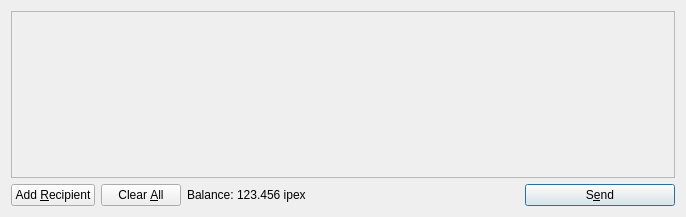
<?xml version="1.0" encoding="UTF-8"?>
<ui version="4.0">
 <class>SendCoinsDialog</class>
 <widget class="QDialog" name="SendCoinsDialog">
  <property name="geometry">
   <rect>
    <x>0</x>
    <y>0</y>
    <width>686</width>
    <height>217</height>
   </rect>
  </property>
  <property name="windowTitle">
   <string>Send Coins</string>
  </property>
  <layout class="QVBoxLayout" name="verticalLayout">
   <item>
    <widget class="QScrollArea" name="scrollArea">
     <property name="widgetResizable">
      <bool>true</bool>
     </property>
     <widget class="QWidget" name="scrollAreaWidgetContents">
      <property name="geometry">
       <rect>
        <x>0</x>
        <y>0</y>
        <width>666</width>
        <height>165</height>
       </rect>
      </property>
      <layout class="QVBoxLayout" name="verticalLayout_2">
       <property name="margin">
        <number>0</number>
       </property>
       <item>
        <layout class="QVBoxLayout" name="entries">
         <property name="spacing">
          <number>6</number>
         </property>
        </layout>
       </item>
       <item>
        <spacer name="verticalSpacer">
         <property name="orientation">
          <enum>Qt::Vertical</enum>
         </property>
         <property name="sizeHint" stdset="0">
          <size>
           <width>20</width>
           <height>40</height>
          </size>
         </property>
        </spacer>
       </item>
      </layout>
     </widget>
    </widget>
   </item>
   <item>
    <layout class="QHBoxLayout" name="horizontalLayout">
     <item>
      <widget class="QPushButton" name="addButton">
       <property name="toolTip">
        <string>Send to multiple recipients at once</string>
       </property>
       <property name="text">
        <string>Add &amp;Recipient</string>
       </property>
       <property name="icon">
        <iconset resource="../bitcoin.qrc">
         <normaloff>:/icons/add</normaloff>:/icons/add</iconset>
       </property>
       <property name="autoDefault">
        <bool>false</bool>
       </property>
      </widget>
     </item>
     <item>
      <widget class="QPushButton" name="clearButton">
       <property name="sizePolicy">
        <sizepolicy hsizetype="Minimum" vsizetype="Fixed">
         <horstretch>0</horstretch>
         <verstretch>0</verstretch>
        </sizepolicy>
       </property>
       <property name="toolTip">
        <string>Remove all transaction fields</string>
       </property>
       <property name="text">
        <string>Clear &amp;All</string>
       </property>
       <property name="icon">
        <iconset resource="../bitcoin.qrc">
         <normaloff>:/icons/remove</normaloff>:/icons/remove</iconset>
       </property>
       <property name="autoRepeatDelay">
        <number>300</number>
       </property>
       <property name="autoDefault">
        <bool>false</bool>
       </property>
      </widget>
     </item>
     <item>
      <layout class="QHBoxLayout" name="horizontalLayout_2">
       <property name="spacing">
        <number>3</number>
       </property>
       <item>
        <widget class="QLabel" name="label">
         <property name="text">
          <string>Balance:</string>
         </property>
        </widget>
       </item>
       <item>
        <widget class="QLabel" name="labelBalance">
         <property name="cursor">
          <cursorShape>IBeamCursor</cursorShape>
         </property>
         <property name="text">
          <string>123.456 ipex</string>
         </property>
         <property name="textInteractionFlags">
          <set>Qt::LinksAccessibleByMouse|Qt::TextSelectableByKeyboard|Qt::TextSelectableByMouse</set>
         </property>
        </widget>
       </item>
      </layout>
     </item>
     <item>
      <spacer name="horizontalSpacer">
       <property name="orientation">
        <enum>Qt::Horizontal</enum>
       </property>
       <property name="sizeHint" stdset="0">
        <size>
         <width>40</width>
         <height>20</height>
        </size>
       </property>
      </spacer>
     </item>
     <item>
      <widget class="QPushButton" name="sendButton">
       <property name="minimumSize">
        <size>
         <width>150</width>
         <height>0</height>
        </size>
       </property>
       <property name="toolTip">
        <string>Confirm the send action</string>
       </property>
       <property name="text">
        <string>S&amp;end</string>
       </property>
       <property name="icon">
        <iconset resource="../bitcoin.qrc">
         <normaloff>:/icons/send</normaloff>:/icons/send</iconset>
       </property>
       <property name="default">
        <bool>true</bool>
       </property>
      </widget>
     </item>
    </layout>
   </item>
  </layout>
 </widget>
 <resources>
  <include location="../bitcoin.qrc"/>
 </resources>
 <connections/>
</ui>
